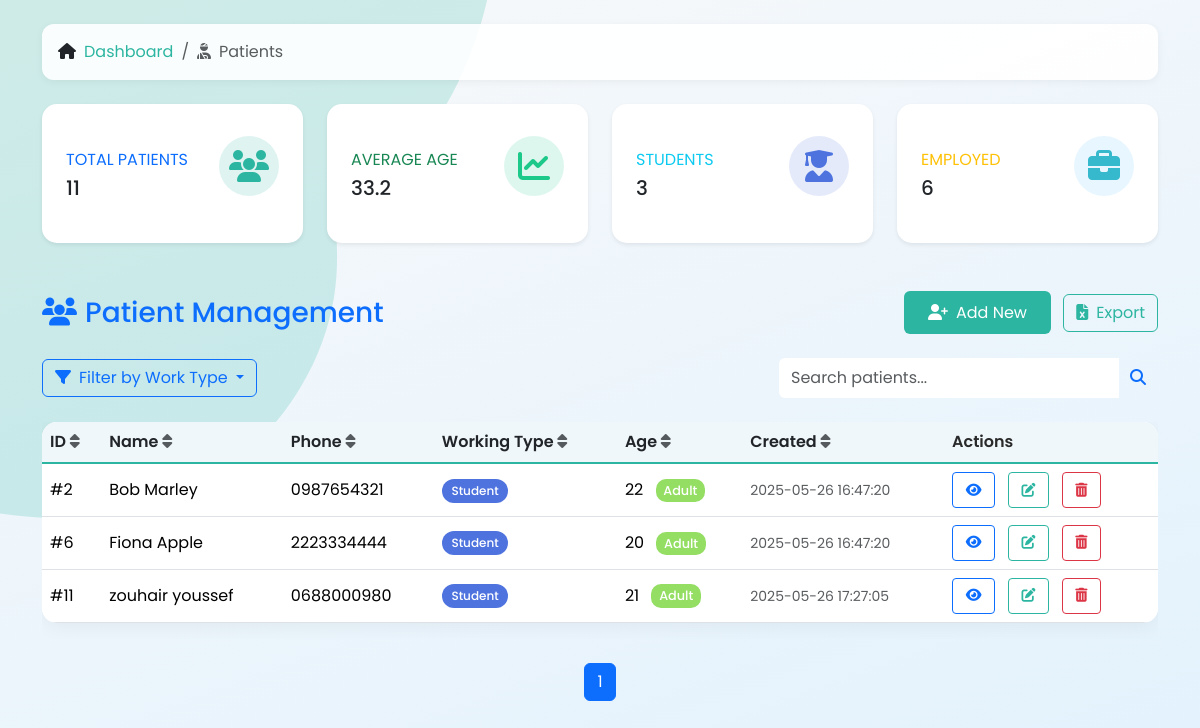
The app's page /patients.php?work_type=student, older data.
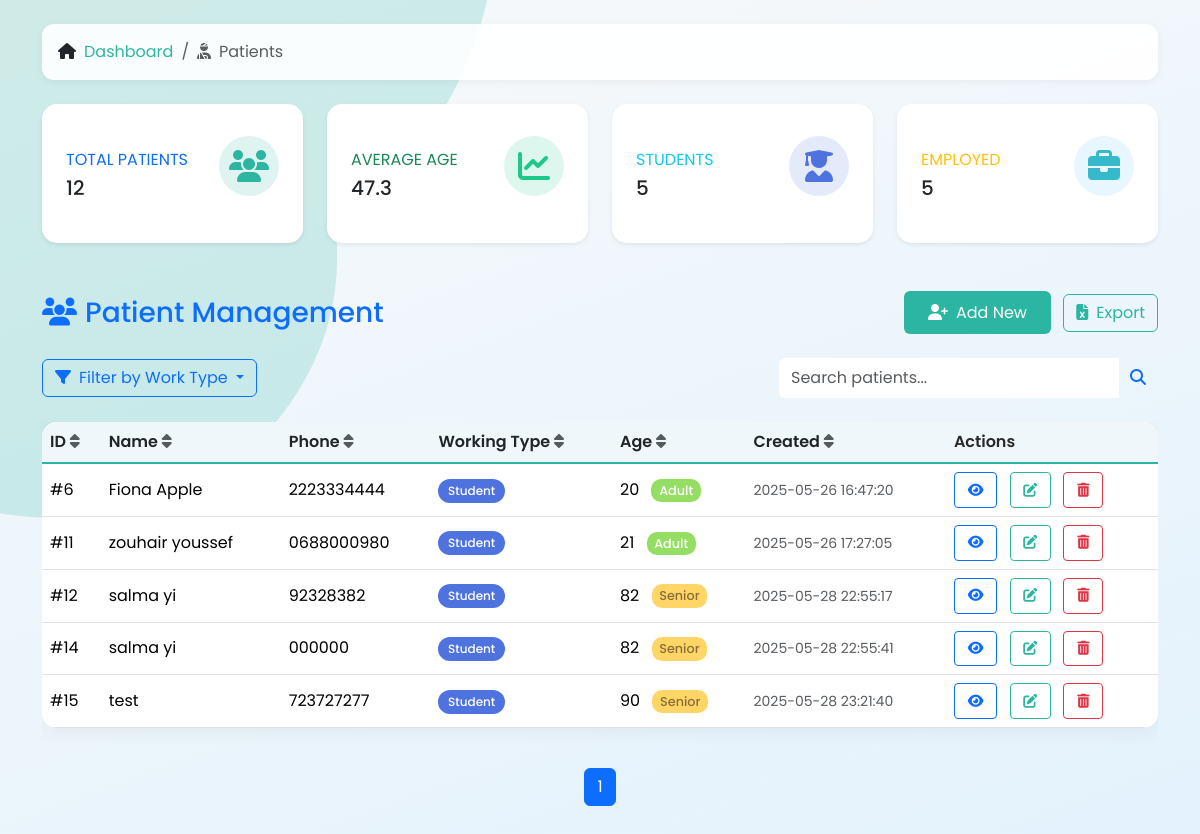
The same page, newer data.
### tables this page shows
CREATE TABLE `patients` (
  `id` int NOT NULL,
  `full_name` varchar(100) NOT NULL,
  `phone` varchar(20) NOT NULL,
  `working_type` enum('student','employed','self-employed','unemployed') NOT NULL,
  `created_at` datetime DEFAULT CURRENT_TIMESTAMP,
  `age` int NOT NULL
);

### patients.php (the view, shortened to what this page needs)
<?php
require_once 'config.php';
$search = $_GET['search'] ?? '';
$workTypeFilter = $_GET['work_type'] ?? '';
$sort = $_GET['sort'] ?? 'id';
$order = ($_GET['order'] ?? 'asc') === 'desc' ? 'desc' : 'asc';
$page = max((int)($_GET['page'] ?? 1), 1);
$limit = 5;
$offset = ($page - 1) * $limit;
$conditions = [];
$params = [];
if (!empty($workTypeFilter) && in_array($workTypeFilter, ['student', 'employed', 'self-employed', 'unemployed'])) {
    $conditions[] = "working_type = ?";
    $params[] = $workTypeFilter;
}
$whereClause = $conditions ? 'WHERE ' . implode(' AND ', $conditions) : '';
$countStmt = $pdo->prepare("SELECT COUNT(*) FROM patients $whereClause");
$countStmt->execute($params);
$totalRows = $countStmt->fetchColumn();
$totalPages = ceil($totalRows / $limit);
$sql = "SELECT * FROM patients $whereClause ORDER BY $sort $order LIMIT $limit OFFSET $offset";
$stmt = $pdo->prepare($sql);
$stmt->execute($params);
$patients = $stmt->fetchAll();
$summaryStmt = $pdo->query("
    SELECT
        COUNT(*) AS total_patients,
        AVG(age) AS average_age,
        SUM(CASE WHEN working_type = 'student' THEN 1 ELSE 0 END) AS students,
        SUM(CASE WHEN working_type = 'employed' THEN 1 ELSE 0 END) AS employed,
        SUM(CASE WHEN working_type = 'self-employed' THEN 1 ELSE 0 END) AS self_employed,
        SUM(CASE WHEN working_type = 'unemployed' THEN 1 ELSE 0 END) AS unemployed
    FROM patients
");
$summary = $summaryStmt->fetch(PDO::FETCH_ASSOC);
$averageAge = round($summary['average_age'], 1);
?>
<!DOCTYPE html>
<html lang="en">
<head>
    <link href="https://cdn.jsdelivr.net/npm/bootstrap@5.3.3/dist/css/bootstrap.min.css" rel="stylesheet">
    <link href="https://cdnjs.cloudflare.com/ajax/libs/font-awesome/6.5.0/css/all.min.css" rel="stylesheet">
</head>
<body class="p-4">
    <div class="container">
        <nav class="mb-4">
            <ol class="breadcrumb">
                <li class="breadcrumb-item"><i class="fas fa-home me-2"></i><a href="dashboard.php">Dashboard</a></li>
                <li class="breadcrumb-item active"><i class="fas fa-user-injured me-2"></i>Patients</li>
            </ol>
        </nav>
        <div class="row mb-4">
            <div class="col-xl-3 col-md-6 mb-4">
                <div class="card summary-card border-left-primary shadow-sm h-100 py-2">
                    <div class="card-body">
                        <div class="row no-gutters align-items-center">
                            <div class="col mr-2">
                                <div class="text-xs font-weight-bold text-primary text-uppercase mb-1">
                                    Total Patients</div>
                                <div class="h5 mb-0 font-weight-bold text-gray-800"><?= $summary['total_patients'] ?></div>
                            </div>
                            <div class="col-auto">
                                <div class="card-icon bg-primary-light">
                                    <i class="fas fa-users fa-2x"></i>
                                </div>
                            </div>
                        </div>
                    </div>
                </div>
            </div>
            <div class="col-xl-3 col-md-6 mb-4">
                <div class="card summary-card border-left-success shadow-sm h-100 py-2">
                    <div class="card-body">
                        <div class="row no-gutters align-items-center">
                            <div class="col mr-2">
                                <div class="text-xs font-weight-bold text-success text-uppercase mb-1">
                                    Average Age</div>
                                <div class="h5 mb-0 font-weight-bold text-gray-800"><?= $averageAge ?></div>
                            </div>
                            <div class="col-auto">
                                <div class="card-icon bg-green-light">
                                    <i class="fas fa-chart-line fa-2x"></i>
                                </div>
                            </div>
                        </div>
                    </div>
                </div>
            </div>
            <div class="col-xl-3 col-md-6 mb-4">
                <div class="card summary-card border-left-info shadow-sm h-100 py-2">
                    <div class="card-body">
                        <div class="row no-gutters align-items-center">
                            <div class="col mr-2">
                                <div class="text-xs font-weight-bold text-info text-uppercase mb-1">
                                    Students</div>
                                <div class="h5 mb-0 font-weight-bold text-gray-800"><?= $summary['students'] ?></div>
                            </div>
                            <div class="col-auto">
                                <div class="card-icon bg-purple-light">
                                    <i class="fas fa-user-graduate fa-2x"></i>
                                </div>
                            </div>
                        </div>
                    </div>
                </div>
            </div>
            <div class="col-xl-3 col-md-6 mb-4">
                <div class="card summary-card border-left-warning shadow-sm h-100 py-2">
                    <div class="card-body">
                        <div class="row no-gutters align-items-center">
                            <div class="col mr-2">
                                <div class="text-xs font-weight-bold text-warning text-uppercase mb-1">
                                    Employed</div>
                                <div class="h5 mb-0 font-weight-bold text-gray-800"><?= $summary['employed'] + $summary['self_employed'] ?></div>
                            </div>
                            <div class="col-auto">
                                <div class="card-icon bg-blue-light">
                                    <i class="fas fa-briefcase fa-2x"></i>
                                </div>
                            </div>
                        </div>
                    </div>
                </div>
            </div>
        </div>
        <div class="d-flex justify-content-between align-items-center mb-4">
            <h3 class="mb-0 text-primary"><i class="fas fa-users me-2"></i>Patient Management</h3>
            <div>
                <button class="btn btn-success me-2" data-bs-toggle="modal" data-bs-target="#addPatientModal">
                    <i class="fas fa-user-plus me-2"></i>Add New
                </button>
                <a href="export_patients.php" class="btn btn-outline-secondary">
                    <i class="fas fa-file-excel me-2"></i>Export
                </a>
            </div>
        </div>
        <div class="d-flex justify-content-between align-items-center mb-4">
            <div class="btn-group">
                <button class="btn btn-outline-primary dropdown-toggle" type="button" data-bs-toggle="dropdown" aria-expanded="false">
                    <i class="fas fa-filter me-2"></i>Filter by Work Type
                </button>
            </div>
            <form method="get" class="d-flex">
                <div class="input-group">
                    <input type="text" name="search" value="<?= htmlspecialchars($search) ?>"
                           class="form-control border-0 py-2" placeholder="Search patients...">
                    <button class="btn btn-outline-primary border-0" type="submit">
                        <i class="fas fa-search"></i>
                    </button>
                </div>
            </form>
        </div>
        <div class="table-responsive">
            <table class="table table-hover align-middle">
                <thead class="table-light">
                    <tr>
                        <?php
                        $columns = ['id' => 'ID', 'full_name' => 'Name', 'phone' => 'Phone',
                                  'working_type' => 'Working Type', 'age' => 'Age', 'created_at' => 'Created'];
                        foreach ($columns as $col => $label) {
                            $newOrder = ($sort === $col && $order === 'asc') ? 'desc' : 'asc';
                            echo "<th><a href=\"?search=$search&work_type=$workTypeFilter&sort=$col&order=$newOrder\" class=\"text-decoration-none text-dark\">$label <i class=\"fas fa-sort text-muted\"></i></a></th>";
                        }
                        ?>
                        <th>Actions</th>
                    </tr>
                </thead>
                <tbody>
                    <?php foreach ($patients as $patient):
                        $ageGroup = '';
                        $ageClass = '';
                        if ($patient['age'] < 13) {
                            $ageGroup = 'Child';
                            $ageClass = 'age-group-child';
                        } elseif ($patient['age'] >= 13 && $patient['age'] <= 19) {
                            $ageGroup = 'Teen';
                            $ageClass = 'age-group-teen';
                        } elseif ($patient['age'] >= 20 && $patient['age'] <= 59) {
                            $ageGroup = 'Adult';
                            $ageClass = 'age-group-adult';
                        } else {
                            $ageGroup = 'Senior';
                            $ageClass = 'age-group-senior';
                        }
                    ?>
                        <tr class="animate__animated animate__fadeIn">
                            <td>#<?= $patient['id'] ?></td>
                            <td><?= htmlspecialchars($patient['full_name']) ?></td>
                            <td><?= htmlspecialchars($patient['phone']) ?></td>
                            <td>
                                <span class="badge badge-<?= str_replace(' ', '-', $patient['working_type']) ?>">
                                    <?= ucfirst($patient['working_type']) ?>
                                </span>
                            </td>
                            <td>
                                <?= $patient['age'] ?>
                                <span class="age-group ms-2 <?= $ageClass ?>"><?= $ageGroup ?></span>
                            </td>
                            <td><small class="text-muted"><?= $patient['created_at'] ?></small></td>
                            <td class="action-buttons">
                                <button class="btn btn-sm btn-outline-primary me-2 view-patient"
                                        data-id="<?= $patient['id'] ?>"
                                        data-bs-toggle="modal"
                                        data-bs-target="#viewPatientModal"
                                        title="View">
                                    <i class="fas fa-eye"></i>
                                </button>
                                <a href="edit_patient.php?id=<?= $patient['id'] ?>" class="btn btn-sm btn-outline-secondary me-2" title="Edit">
                                    <i class="fas fa-edit"></i>
                                </a>
                                <a href="delete_patient.php?id=<?= $patient['id'] ?>" class="btn btn-sm btn-outline-danger" title="Delete" onclick="return confirm('Are you sure you want to delete this patient?');">
                                    <i class="fas fa-trash-alt"></i>
                                </a>
                            </td>
                        </tr>
                    <?php endforeach ?>
                </tbody>
            </table>
        </div>
        <nav class="mt-4">
            <ul class="pagination justify-content-center">
                <?php for ($i = 1; $i <= $totalPages; $i++): ?>
                    <li class="page-item <?= $i == $page ? 'active' : '' ?>">
                        <a class="page-link"
                           href="?search=<?= $search ?>&work_type=<?= $workTypeFilter ?>&sort=<?= $sort ?>&order=<?= $order ?>&page=<?= $i ?>">
                           <?= $i ?>
                        </a>
                    </li>
                <?php endfor; ?>
            </ul>
        </nav>
    </div>
</body>
</html>

### patients.php (style rules this page uses)
:root { --primary: #2cb5a0; --secondary: #f0f7fa; --accent: #ff7f50; --student: #4e73df; --employed: #1cc88a; --self-employed: #36b9cc; --unemployed: #f6c23e; --child: #ff85c0; --teen: #69c0ff; --adult: #95de64; --senior: #ffd666; }
body { font-family: 'Poppins', sans-serif; background-size: cover; animation: fadeIn 0.5s ease-in-out both; }
.breadcrumb { background: rgba(255,255,255,0.9); padding: 1rem; border-radius: 12px; box-shadow: 0 2px 8px rgba(0,0,0,0.05); }
.breadcrumb-item a { color: var(--primary); text-decoration: none; transition: all 0.2s ease; }
.table { border-radius: 15px; overflow: hidden; box-shadow: 0 4px 20px rgba(0,0,0,0.05); background: white; }
.table thead th { background: var(--secondary); border-bottom: 2px solid var(--primary); font-weight: 600; color: #2a2a2a; }
.table-hover tbody tr { transition: all 0.2s ease; }
.btn-success { background: var(--primary); border: none; padding: 0.6rem 1.5rem; transition: all 0.2s ease; }
.btn-outline-secondary { border-color: var(--primary); color: var(--primary); }
.badge { padding: 0.5em 0.8em; border-radius: 20px; font-weight: 500; }
.badge-student { background-color: var(--student); color: white; }
.age-group { font-size: 0.8em; padding: 0.25em 0.6em; border-radius: 10px; font-weight: 500; }
.age-group-adult { background: var(--adult); color: white; }
.age-group-senior { background: var(--senior); color: #8a6d3b; }
.page-link { color: var(--primary); transition: all 0.2s ease; }
.summary-card { border-radius: 15px; box-shadow: 0 4px 15px rgba(0,0,0,0.05); transition: all 0.3s ease; border: none; height: 100%; }
.summary-card .card-body { padding: 1.5rem; }
.card-icon { width: 60px; height: 60px; border-radius: 50%; display: flex; align-items: center; justify-content: center; margin: 0 auto 15px; }
.bg-primary-light { background-color: rgba(44, 181, 160, 0.15); color: var(--primary); }
.bg-purple-light { background-color: rgba(78, 115, 223, 0.15); color: var(--student); }
.bg-green-light { background-color: rgba(28, 200, 138, 0.15); color: var(--employed); }
.bg-blue-light { background-color: rgba(105, 192, 255, 0.15); color: var(--self-employed); }
.action-buttons .btn { padding: 0.4rem 0.8rem; }

Row changes from the older to the newer data that the page shows:
removed patients: id "2", full_name "Bob Marley", phone "0987654321", working_type "Student", age "22", age "Adult", created_at "2025-05-26 16:47:20"
added patients: id "12", full_name "salma yi", phone "92328382", working_type "Student", age "82", age "Senior", created_at "2025-05-28 22:55:17"
added patients: id "14", full_name "salma yi", phone "000000", working_type "Student", age "82", age "Senior", created_at "2025-05-28 22:55:41"
added patients: id "15", full_name "test", phone "723727277", working_type "Student", age "90", age "Senior", created_at "2025-05-28 23:21:40"
Text that changed along with them:
$summary['total_patients']: "11" → "12"
$averageAge: "33.2" → "47.3"
$summary['students']: "3" → "5"
$summary['employed'] + $summary['self_employed']: "6" → "5"
